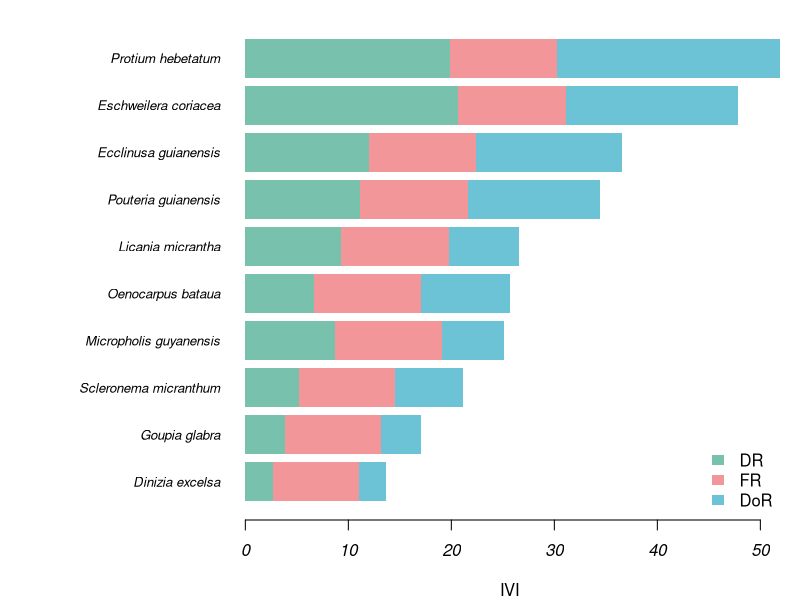

This chart was generated by the following R code: (Note: this script raises an error after producing the figure.)
# ======================================================================
# Parâmetros fitossociológicos e diversidade
# R Lab - Laboratório de Ecologia e Dendrologia Tropical (LEDT/UFAM)
# https://ledtufam.github.io/extensao/rlab/rotinas/fitossociologia.html
# ======================================================================


# ---- 1. Dados ----
set.seed(2026)
especies <- c("Eschweilera coriacea", "Protium hebetatum", "Pouteria guianensis",
              "Ecclinusa guianensis", "Licania micrantha", "Micropholis guyanensis",
              "Scleronema micranthum", "Oenocarpus bataua", "Goupia glabra",
              "Dinizia excelsa")
prob <- c(0.22, 0.18, 0.12, 0.10, 0.09, 0.08, 0.07, 0.07, 0.05, 0.02)

n_arv <- 600
inv <- data.frame(
  parcela = sample(paste0("P", 1:10), n_arv, replace = TRUE),
  especie = sample(especies, n_arv, replace = TRUE, prob = prob),
  dap     = round(10 + rlnorm(n_arv, meanlog = 2.3, sdlog = 0.7), 1)  # DAP >= 10 cm
)
head(inv)

# Para seus dados, use por exemplo:
# inv <- read.csv2("dados/inventario.csv")


# ---- 2. Definições da amostragem ----
area_parcela <- 0.1                          # ha
n_parcelas   <- length(unique(inv$parcela))
area_total   <- area_parcela * n_parcelas    # ha


# ---- 3. Cálculo dos parâmetros ----
inv$g <- pi * inv$dap^2 / 40000      # área basal de cada árvore (m²)

n_i <- tapply(inv$dap, inv$especie, length)                         # nº de árvores
p_i <- tapply(inv$parcela, inv$especie, function(x) length(unique(x)))  # nº de parcelas
G_i <- tapply(inv$g, inv$especie, sum)                              # área basal

fito <- data.frame(
  especie = names(n_i),
  N   = as.integer(n_i),
  DA  = n_i / area_total,
  DR  = 100 * n_i / sum(n_i),
  FA  = 100 * p_i / n_parcelas,
  DoA = G_i / area_total,
  DoR = 100 * G_i / sum(G_i)
)
fito$FR  <- 100 * fito$FA / sum(fito$FA)
fito$IVI <- fito$DR + fito$FR + fito$DoR
fito$IVC <- fito$DR + fito$DoR

fito <- fito[order(fito$IVI, decreasing = TRUE), ]
rownames(fito) <- NULL
knitr::kable(fito, digits = 2)


# ---- 4. Gráfico do IVI ----
comp <- t(as.matrix(fito[, c("DR", "FR", "DoR")]))
colnames(comp) <- fito$especie
par(mar = c(4, 12, 1, 1))
barplot(comp[, ncol(comp):1], horiz = TRUE, las = 1, font.axis = 3,
        col = c("#78c2ad", "#f3969a", "#6cc3d5"), border = NA,
        xlab = "IVI", cex.names = 0.8)
legend("bottomright", legend = c("DR", "FR", "DoR"),
       fill = c("#78c2ad", "#f3969a", "#6cc3d5"), border = NA, bty = "n")


# ---- 5. Diversidade ----
p <- fito$N / sum(fito$N)
S <- nrow(fito)

H <- -sum(p * log(p))
simpson <- 1 - sum(p^2)
J <- H / log(S)

data.frame(Riqueza = S, Shannon = round(H, 3),
           Simpson = round(simpson, 3), Pielou = round(J, 3))


# ---- Conferindo com pacotes ----

# ---- 6. Exporte os resultados ----
write.csv2(fito, "resultados/fitossociologia.csv", row.names = FALSE)


# ---- Referências ----
